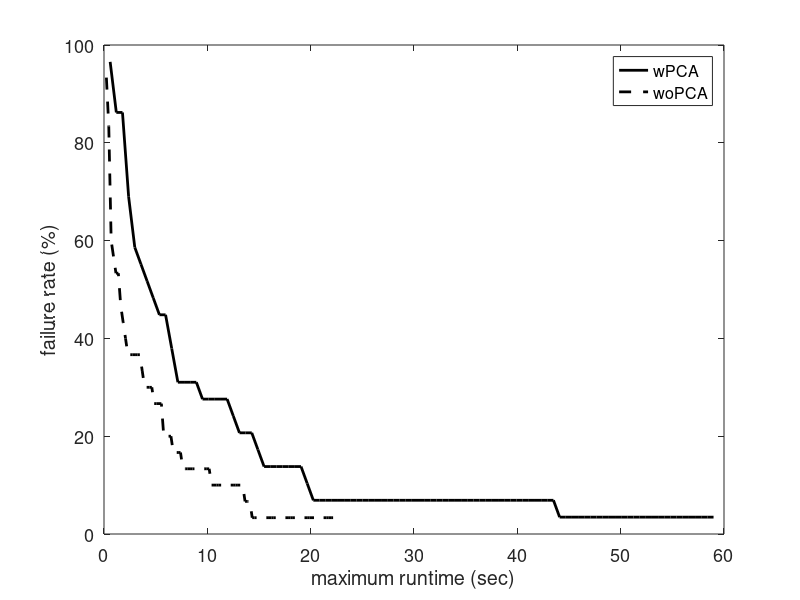

Reproduce this figure in MATLAB.
% Benchmark_RRT_envI_wo.txt - Planning without PCA - for comparison
% Benchmark_RRT_envI_w.txt - with PCA (including the nearest neighbor in the PCA) knn=20
% Benchmark_RRT_envI_w_2.txt - with PCA (not including the nearest neighbor in the PCA) knn=20
% Benchmark_RRT_envI_w_3.txt - with PCA (including the nearest neighbor in the PCA) knn=tree size
% Benchmark_RRT_envI_w_4.txt - with PCA (including the nearest neighbor in the PCA) knn=90
% Benchmark_RRT_envI_w_5.txt- with the minimum number of nodes in tree to operate PCA set to 1 (previously was 6)
% *Benchmark_RRT_envI_w_6.txt- with the minimum number of nodes in tree to operate PCA set to 3 (previously was 6)
% Benchmark_RRT_envI_w_7.txt- nearestR with radius 2.6

% (*) marks best so far
% In all trials, d = 2.8
% last updated: 12/11/17

clear all
clc


%%
planners = {'BiRRT','RRT'};
plannerType = planners{2};
switch plannerType
    case 'BiRRT'
        D{1} = load('Benchmark_CBiRRT_w.txt'); 
        D{2} = load('Benchmark_CBiRRT_wo.txt');
        fprintf('Failures: \t%.1f, %.1f \n', 100-sum(D{1}(:,1))/size(D{1},1)*100, 100-sum(D{2}(:,1))/size(D{2},1)*100);
        d = 1.6;
        D{1} = [d*ones(size(D{1},1),1) D{1}];
        D{2} = [d*ones(size(D{2},1),1) D{2}];
        D{1} = D{1}(D{1}(:,2)==1,:); 
        D{2} = D{2}(D{2}(:,2)==1,:); 
        
    case 'RRT'
        D{1} = load('Benchmark_RRT_w_s14_d6_k10.txt'); 
        D{2} = load('Benchmark_RRT_wo_s14.txt'); 
        fprintf('Failures: \t%.1f, %.1f \n', 100-sum(D{1}(:,1))/size(D{1},1)*100, 100-sum(D{2}(:,1))/size(D{2},1)*100);
        d = 0.8;
        D{1} = [d*ones(size(D{1},1),1) D{1}];
        D{2} = [d*ones(size(D{2},1),1) D{2}];
        D{1} = D{1}(D{1}(:,2)==1,:); 
        D{2} = D{2}(D{2}(:,2)==1,:); 
end

%%
disp(['Results for ' plannerType ':']);

%%

for k = 1:size(D,2)
    
    suc = D{k}(:,2)==1;
    F(:,k) = mean(D{k});
    
    tmin(k) = F(4,k);
end

clc
disp('-----------------------------------');
fprintf('         \t\tw/\tw/o\n');
fprintf('Queries: \t\t%d\t%d\n', size(D{1},1), size(D{2},1));
fprintf('d =      \t\t%.1f\t%.1f\n', F(1,1), F(1,2));
fprintf('Avg. time (for d): \t%.2f\t%.2f \t(msec)\n', F(4,1)*1e3, F(4,2)*1e3);
fprintf('Min. time (for d): \t%.2f\t%.2f \t(msec)\n', min(D{1}(:,4))*1e3, min(D{2}(:,4))*1e3);
fprintf('Nodes in path:     \t%.1f\t%.1f\n', F(10,1), F(10,2));
fprintf('Nodes in trees:    \t%.1f\t%.1f\n', F(11,1), F(11,2));
disp('------------ Sampling -------------');
fprintf('Sampling time:    \t%.2f\t%.2f \t(msec)\n', F(15,1)*1e3, F(15,2)*1e3);
fprintf('Sampling count: \t%.1f\t%.1f \t(%%)\n', F(16,1)+F(17,1), F(16,2)+F(17,2));
fprintf('Sampling success: \t%.2f\t%.2f \t(%%)\n', 100*F(16,1)/(F(16,1)+F(17,1)), 100*F(16,2)/(F(16,2)+F(17,2)));
disp('------------ loc.-con. ------------');
fprintf('Loc.-con. time:    \t%.2f\t%.2f \t(msec)\n', F(12,1)*1e3, F(12,2)*1e3);
fprintf('Loc.-con. count:   \t%.2f\t%.2f \t\n', F(13,1), F(13,2));
fprintf('Loc.-con. success: \t%.2f\t%.2f \t(%%)\n', 100*F(14,1)/F(13,1), 100*F(14,2)/F(13,2));
fprintf('Loc.-con. distance: \t%.2f\t%.2f\n', F(20,1), F(20,2));
disp('----------- Projection ------------');
fprintf('Proj. time:        \t%.2f\t%.2f \t(msec)\n', F(6,1)*1e3, F(6,2)*1e3);
fprintf('Proj. count:       \t%.2f\t%.2f \t\n', F(5,1), F(5,2));
fprintf('Proj. distance: \t%.2f\t%.2f\n', F(21,1), F(21,2));
disp('--------------- PCA ---------------');
fprintf('PCA time:          \t%.2f\t%.2f \t(msec)\n', F(19,1)*1e3, F(19,2)*1e3);
fprintf('PCA count:       \t%.2f\t%.2f \t\n', F(18,1), F(18,2));

%%
disp(' ');
fprintf('Speed-up (at d = %.1f):      %.2f\n', d, tmin(2)/tmin(1));

%%
%%
%%
% PCS
td = D{1}(:,4);
maxT = max(td);
T1 = linspace(0,maxT,100);
T1 = T1(2:end);
for i = 1:length(T1)
    sd = td < T1(i);
    md(i) = mean(td(sd));
    Md(i) = 1-sum(sd)/length(td);
end
%%
% GD
tg = D{2}(:,4);
maxT = max(tg);
T2 = linspace(0,maxT,100);
T2 = T2(2:end);
for i = 1:length(T2)
    sg = tg < T2(i);
    mg(i) = mean(tg(sg));
    Mg(i) = 1-sum(sg)/length(tg);
end

%%
h = figure(2);
clf
plot(T1,Md*100,'-k','linewidth',2);
hold on
plot(T2,Mg*100,'--k','linewidth',2);
hold off
xlabel('maximum runtime (sec)');
ylabel('failure rate (%)');
legend('wPCA','woPCA');
% xlim([0 8]);%max([T1 T2])]);
% title(plannerType);
set(gca,'fontsize',13);
% set(h, 'Position', [100, 100, 800, 400]);
% print PCS_NR_runtime.eps -depsc -r200